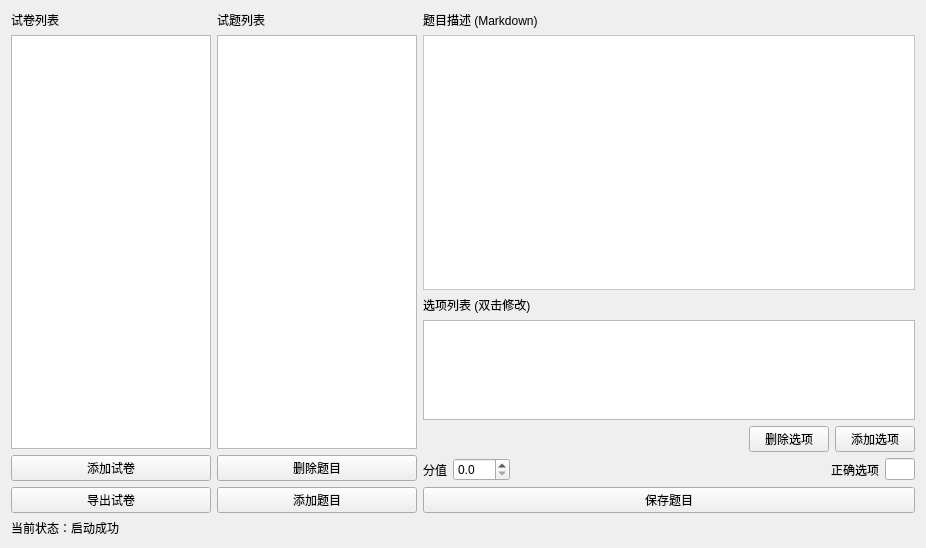
<?xml version="1.0" encoding="UTF-8"?>
<ui version="4.0">
 <class>Widget</class>
 <widget class="QWidget" name="Widget">
  <property name="geometry">
   <rect>
    <x>0</x>
    <y>0</y>
    <width>926</width>
    <height>548</height>
   </rect>
  </property>
  <property name="windowTitle">
   <string>Hydro 客观题创建器</string>
  </property>
  <layout class="QGridLayout" name="gridLayout">
   <item row="0" column="0">
    <layout class="QVBoxLayout" name="verticalLayout_5">
     <item>
      <layout class="QHBoxLayout" name="horizontalLayout">
       <item>
        <layout class="QVBoxLayout" name="verticalLayout">
         <item>
          <widget class="QLabel" name="label">
           <property name="text">
            <string>试卷列表</string>
           </property>
          </widget>
         </item>
         <item>
          <widget class="QListWidget" name="examsListWidget">
           <property name="sizePolicy">
            <sizepolicy hsizetype="Fixed" vsizetype="Expanding">
             <horstretch>0</horstretch>
             <verstretch>0</verstretch>
            </sizepolicy>
           </property>
           <property name="maximumSize">
            <size>
             <width>200</width>
             <height>16777215</height>
            </size>
           </property>
          </widget>
         </item>
         <item>
          <widget class="QPushButton" name="addExamPushButton">
           <property name="text">
            <string>添加试卷</string>
           </property>
          </widget>
         </item>
         <item>
          <widget class="QPushButton" name="exportExamPushButton">
           <property name="text">
            <string>导出试卷</string>
           </property>
          </widget>
         </item>
        </layout>
       </item>
       <item>
        <layout class="QHBoxLayout" name="horizontalLayout_4"/>
       </item>
       <item>
        <layout class="QVBoxLayout" name="verticalLayout_2">
         <item>
          <widget class="QLabel" name="label_2">
           <property name="text">
            <string>试题列表</string>
           </property>
          </widget>
         </item>
         <item>
          <widget class="QListWidget" name="problemsListWidget">
           <property name="sizePolicy">
            <sizepolicy hsizetype="Fixed" vsizetype="Expanding">
             <horstretch>0</horstretch>
             <verstretch>0</verstretch>
            </sizepolicy>
           </property>
           <property name="maximumSize">
            <size>
             <width>200</width>
             <height>16777215</height>
            </size>
           </property>
          </widget>
         </item>
         <item>
          <widget class="QPushButton" name="deleteProblemPushButton">
           <property name="text">
            <string>删除题目</string>
           </property>
          </widget>
         </item>
         <item>
          <widget class="QPushButton" name="addProblemPushButton">
           <property name="text">
            <string>添加题目</string>
           </property>
          </widget>
         </item>
        </layout>
       </item>
       <item>
        <layout class="QVBoxLayout" name="verticalLayout_3">
         <item>
          <widget class="QLabel" name="label_3">
           <property name="text">
            <string>题目描述 (Markdown)</string>
           </property>
          </widget>
         </item>
         <item>
          <widget class="QPlainTextEdit" name="statementTextEdit">
           <property name="styleSheet">
            <string notr="true">background-color: rgb(255, 255, 255)</string>
           </property>
          </widget>
         </item>
         <item>
          <layout class="QVBoxLayout" name="verticalLayout_4">
           <item>
            <widget class="QLabel" name="label_5">
             <property name="text">
              <string>选项列表 (双击修改)</string>
             </property>
            </widget>
           </item>
           <item>
            <widget class="QListWidget" name="choicesListWidget">
             <property name="sizePolicy">
              <sizepolicy hsizetype="Expanding" vsizetype="Fixed">
               <horstretch>0</horstretch>
               <verstretch>0</verstretch>
              </sizepolicy>
             </property>
             <property name="maximumSize">
              <size>
               <width>16777215</width>
               <height>100</height>
              </size>
             </property>
            </widget>
           </item>
           <item>
            <layout class="QHBoxLayout" name="horizontalLayout_3">
             <item>
              <spacer name="horizontalSpacer">
               <property name="orientation">
                <enum>Qt::Horizontal</enum>
               </property>
               <property name="sizeHint" stdset="0">
                <size>
                 <width>40</width>
                 <height>20</height>
                </size>
               </property>
              </spacer>
             </item>
             <item>
              <widget class="QPushButton" name="deleteChoicePushButton">
               <property name="text">
                <string>删除选项</string>
               </property>
              </widget>
             </item>
             <item>
              <widget class="QPushButton" name="addChoicePushButton">
               <property name="text">
                <string>添加选项</string>
               </property>
              </widget>
             </item>
            </layout>
           </item>
          </layout>
         </item>
         <item>
          <layout class="QHBoxLayout" name="horizontalLayout_2">
           <item>
            <widget class="QLabel" name="label_4">
             <property name="text">
              <string>分值</string>
             </property>
            </widget>
           </item>
           <item>
            <widget class="QDoubleSpinBox" name="scoreDoubleSpinBox">
             <property name="decimals">
              <number>1</number>
             </property>
             <property name="singleStep">
              <double>0.500000000000000</double>
             </property>
             <property name="value">
              <double>0.000000000000000</double>
             </property>
            </widget>
           </item>
           <item>
            <spacer name="horizontalSpacer_2">
             <property name="orientation">
              <enum>Qt::Horizontal</enum>
             </property>
             <property name="sizeHint" stdset="0">
              <size>
               <width>40</width>
               <height>20</height>
              </size>
             </property>
            </spacer>
           </item>
           <item>
            <widget class="QLabel" name="label_6">
             <property name="text">
              <string>正确选项</string>
             </property>
            </widget>
           </item>
           <item>
            <widget class="QLineEdit" name="correctAnswerLineEdit">
             <property name="maximumSize">
              <size>
               <width>30</width>
               <height>16777215</height>
              </size>
             </property>
            </widget>
           </item>
          </layout>
         </item>
         <item>
          <widget class="QPushButton" name="saveProblemPushButton">
           <property name="text">
            <string>保存题目</string>
           </property>
          </widget>
         </item>
        </layout>
       </item>
      </layout>
     </item>
     <item>
      <widget class="QLabel" name="statusLabel">
       <property name="text">
        <string>当前状态：启动成功</string>
       </property>
      </widget>
     </item>
    </layout>
   </item>
  </layout>
 </widget>
 <resources/>
 <connections/>
</ui>
